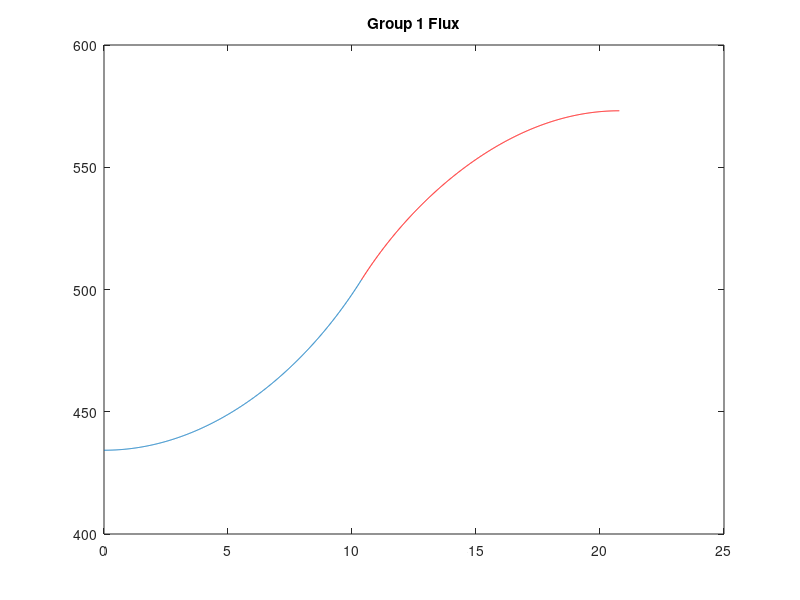
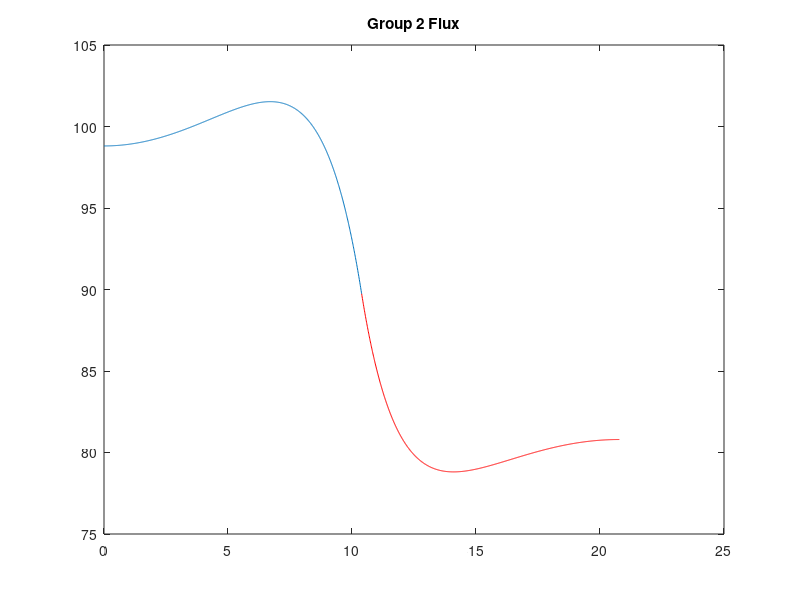

These figures' MATLAB source, in order:
% compute k-eff of two region two group problem

% load data
load mat

% Length of slabs
L1 = 10.3888;
L2 = 10.3888;

% compute removal cross sections
reg(1).sigr1 = mat(1).totxs(1) - mat(1).scattxs(1);
reg(1).sigr2 = mat(1).totxs(2) - mat(1).scattxs(4);
reg(2).sigr1 = mat(2).totxs(1) - mat(2).scattxs(1);
reg(2).sigr2 = mat(2).totxs(2) - mat(2).scattxs(4);

% extract downscatter and upscatter cross section
reg(1).sigs12 = mat(1).scattxs(2);
reg(2).sigs12 = mat(2).scattxs(2);
reg(1).sigs21 = mat(1).scattxs(3);
reg(2).sigs21 = mat(2).scattxs(3);

% extract nu-fission cross section
reg(1).nsigf1 = mat(1).nfissxs(1);
reg(1).nsigf2 = mat(1).nfissxs(3);
reg(2).nsigf1 = mat(2).nfissxs(1);
reg(2).nsigf2 = mat(2).nfissxs(3);

% extract diffusion coefficients
reg(1).D1 = mat(1).diff(1);
reg(1).D2 = mat(1).diff(2);
reg(2).D1 = mat(2).diff(1);
reg(2).D2 = mat(2).diff(2);

% set discontinuity factors
reg(1).f1 = 1.0189;
reg(1).f2 = 1.0398;
reg(2).f1 = 0.9811;
reg(2).f2 = 0.9602;
reg(1).f1 = 1.0;
reg(1).f2 = 1.0;
reg(2).f1 = 1.0;
reg(2).f2 = 1.0;

% create lambda functions
reg(1).lamb1 = @(k) -reg(1).sigr2/(2*reg(1).D2) ...
    - reg(1).sigr1/(2*reg(1).D1) ...
    + reg(1).nsigf1/(2*reg(1).D1*k) ...
    + (reg(1).sigr2^2/(4*reg(1).D2^2) ...
    - reg(1).sigr1*reg(1).sigr2/(2*reg(1).D1*reg(1).D2) ...
    + reg(1).sigs12*reg(1).sigs21/(reg(1).D1*reg(1).D2) ...
    + reg(1).nsigf1*reg(1).sigr2/(2*reg(1).D1*reg(1).D2*k) ...
    + reg(1).nsigf2*reg(1).sigs12/(reg(1).D1*reg(1).D2*k) ...
    + reg(1).sigr1^2/(4*reg(1).D1^2) ...
    - reg(1).nsigf1*reg(1).sigr1/(2*reg(1).D1^2*k) ...
    + reg(1).nsigf1^2/(4*reg(1).D1^2*k^2))^(0.5);

reg(1).lamb2 = @(k) -reg(1).sigr2/(2*reg(1).D2) ...
    - reg(1).sigr1/(2*reg(1).D1) ...
    + reg(1).nsigf1/(2*reg(1).D1*k) ...
    - (reg(1).sigr2^2/(4*reg(1).D2^2) ...
    - reg(1).sigr1*reg(1).sigr2/(2*reg(1).D1*reg(1).D2) ...
    + reg(1).sigs12*reg(1).sigs21/(reg(1).D1*reg(1).D2) ...
    + reg(1).nsigf1*reg(1).sigr2/(2*reg(1).D1*reg(1).D2*k) ...
    + reg(1).nsigf2*reg(1).sigs12/(reg(1).D1*reg(1).D2*k) ...
    + reg(1).sigr1^2/(4*reg(1).D1^2) ...
    - reg(1).nsigf1*reg(1).sigr1/(2*reg(1).D1^2*k) ...
    + reg(1).nsigf1^2/(4*reg(1).D1^2*k^2))^(0.5);

reg(2).lamb1 = @(k) -reg(2).sigr2/(2*reg(2).D2) ...
    - reg(2).sigr1/(2*reg(2).D1) ...
    + reg(2).nsigf1/(2*reg(2).D1*k) ...
    + (reg(2).sigr2^2/(4*reg(2).D2^2) ...
    - reg(2).sigr1*reg(2).sigr2/(2*reg(2).D1*reg(2).D2) ...
    + reg(2).sigs12*reg(2).sigs21/(reg(2).D1*reg(2).D2) ...
    + reg(2).nsigf1*reg(2).sigr2/(2*reg(2).D1*reg(2).D2*k) ...
    + reg(2).nsigf2*reg(2).sigs12/(reg(2).D1*reg(2).D2*k) ...
    + reg(2).sigr1^2/(4*reg(2).D1^2) ...
    - reg(2).nsigf1*reg(2).sigr1/(2*reg(2).D1^2*k) ...
    + reg(2).nsigf1^2/(4*reg(2).D1^2*k^2))^(0.5);

reg(2).lamb2 = @(k) -reg(2).sigr2/(2*reg(2).D2) ...
    - reg(2).sigr1/(2*reg(2).D1) ...
    + reg(2).nsigf1/(2*reg(2).D1*k) ...
    - (reg(2).sigr2^2/(4*reg(2).D2^2) ...
    - reg(2).sigr1*reg(2).sigr2/(2*reg(2).D1*reg(2).D2) ...
    + reg(2).sigs12*reg(2).sigs21/(reg(2).D1*reg(2).D2) ...
    + reg(2).nsigf1*reg(2).sigr2/(2*reg(2).D1*reg(2).D2*k) ...
    + reg(2).nsigf2*reg(2).sigs12/(reg(2).D1*reg(2).D2*k) ...
    + reg(2).sigr1^2/(4*reg(2).D1^2) ...
    - reg(2).nsigf1*reg(2).sigr1/(2*reg(2).D1^2*k) ...
    + reg(2).nsigf1^2/(4*reg(2).D1^2*k^2))^(0.5);

% create eigenvector matrices
reg(1).v11 = @(k) reg(1).lamb1(k) + reg(1).sigr2/reg(1).D2;
reg(1).v12 = @(k) reg(1).lamb2(k) + reg(1).sigr2/reg(1).D2;
reg(1).v21 = @(k) reg(1).sigs12/reg(1).D2;
reg(1).v22 = @(k) reg(1).sigs12/reg(1).D2;
reg(2).v11 = @(k) reg(2).lamb1(k) + reg(2).sigr2/reg(2).D2;
reg(2).v12 = @(k) reg(2).lamb2(k) + reg(2).sigr2/reg(2).D2;
reg(2).v21 = @(k) reg(2).sigs12/reg(2).D2;
reg(2).v22 = @(k) reg(2).sigs12/reg(2).D2;

% create implicit matrix on k
M  = @(k) [ [ ...
    reg(1).f1*reg(1).v11(k)*cos(sqrt(reg(1).lamb1(k))*L1), ...      % (1,1)
    reg(1).f1*reg(1).v12(k)*cosh(sqrt(-reg(1).lamb2(k))*L1), ...    % (1,2)
   -reg(2).f1*reg(2).v11(k)*cos(sqrt(reg(2).lamb1(k))*L2), ...      % (1,3)
   -reg(2).f1*reg(2).v12(k)*cosh(sqrt(-reg(2).lamb2(k))*L2)]; ...   % (1,4)
   [reg(1).f2*reg(1).v21(k)*cos(sqrt(reg(1).lamb1(k))*L1), ...      % (2,1)
    reg(1).f2*reg(1).v22(k)*cosh(sqrt(-reg(1).lamb2(k))*L1), ...    % (2,2)
   -reg(2).f2*reg(2).v21(k)*cos(sqrt(reg(2).lamb1(k))*L2), ...      % (2,3)
   -reg(2).f2*reg(2).v22(k)*cosh(sqrt(-reg(2).lamb2(k))*L2)]; ...   % (2,4)
   [reg(1).D1*reg(1).v11(k)*sqrt(reg(1).lamb1(k))*sin(sqrt(reg(1).lamb1(k))*L1), ...    % (3,1)
   -reg(1).D1*reg(1).v12(k)*sqrt(-reg(1).lamb2(k))*sinh(sqrt(-reg(1).lamb2(k))*L1), ... % (3,2)
    reg(2).D1*reg(2).v11(k)*sqrt(reg(2).lamb1(k))*sin(sqrt(reg(2).lamb1(k))*L2), ...    % (3,3)
   -reg(2).D1*reg(2).v12(k)*sqrt(-reg(2).lamb2(k))*sinh(sqrt(-reg(2).lamb2(k))*L2)];... % (3,4)
   [reg(1).D2*reg(1).v21(k)*sqrt(reg(1).lamb1(k))*sin(sqrt(reg(1).lamb1(k))*L1), ...    % (4,1)
   -reg(1).D2*reg(1).v22(k)*sqrt(-reg(1).lamb2(k))*sinh(sqrt(-reg(1).lamb2(k))*L1), ... % (4,2)
    reg(2).D2*reg(2).v21(k)*sqrt(reg(2).lamb1(k))*sin(sqrt(reg(2).lamb1(k))*L2), ...    % (4,3)
   -reg(2).D2*reg(2).v22(k)*sqrt(-reg(2).lamb2(k))*sinh(sqrt(-reg(2).lamb2(k))*L2)];... % (4,4)
   ];

% create determinant function
f = @(k) det(M(k));

% create iteration
kL = 0.1;
kU = 1.9;
kold = 1.0;
kLbase = kL;
kUbase = kU;
kountL = 0;
kountU = 0;
for i = 1:10000
    
    % evaluate function bounds
    fkU = f(kU);
    fkL = f(kL);
    
    % find root with secant method
    keff = kU - (fkU*(kU - kL))/(fkU - fkL);
    
    % evalue function of root
    fk = f(keff);
    
    % decide how to move brackets
    if fk*fkL > 0
        kL = keff;
    else
        kU = keff;
    end
    
    % check convergence errors
    err = abs(keff - kold);
    fprintf('ITER: %d  ERR: %d\n',i,err);
    if err < 1.e-8; break; end;
    kold = keff;
    
    % check to see if bound(s) are stagnant
    if (abs(kL - kLbase) < 1e-8)
        kountL = kountL + 1;
    end
    if (abs(kU - kUbase) < 1e-8)
        kountU = kountU + 1;
    end
    if (kountL > 2)
        kL = (kLbase - keff)/2;
        kLbase = kL;
        kountL = 0;
    end
    if (kountU > 2)
        kU = (kUbase - k)/2;
        kUbase = kU;
        kountU = 0;
    end
end % Modified False Position Method

% create matrix to solve for coeffs
A  = @(k) [ [ ...
    reg(1).f1*reg(1).v11(k)*cos(sqrt(reg(1).lamb1(k))*L1), ...      % (1,1)
    reg(1).f1*reg(1).v12(k)*cosh(sqrt(-reg(1).lamb2(k))*L1), ...    % (1,2)
   -reg(2).f1*reg(2).v11(k)*cos(sqrt(reg(2).lamb1(k))*L2)]; ...     % (1,3)
   [reg(1).f2*reg(1).v21(k)*cos(sqrt(reg(1).lamb1(k))*L1), ...      % (2,1)
    reg(1).f2*reg(1).v22(k)*cosh(sqrt(-reg(1).lamb2(k))*L1), ...    % (2,2)
   -reg(2).f2*reg(2).v21(k)*cos(sqrt(reg(2).lamb1(k))*L2)]; ...     % (2,3)
   [reg(1).D1*reg(1).v11(k)*sqrt(reg(1).lamb1(k))*sin(sqrt(reg(1).lamb1(k))*L1), ...    % (3,1)
   -reg(1).D1*reg(1).v12(k)*sqrt(-reg(1).lamb2(k))*sinh(sqrt(-reg(1).lamb2(k))*L1), ... % (3,2)
    reg(2).D1*reg(2).v11(k)*sqrt(reg(2).lamb1(k))*sin(sqrt(reg(2).lamb1(k))*L2)]; ...   % (3,3)
   ];

b = @(k) [ ...
    reg(2).f1*reg(2).v12(k)*cosh(sqrt(-reg(2).lamb2(k))*L2);
    reg(2).f2*reg(2).v22(k)*cosh(sqrt(-reg(2).lamb2(k))*L2);
    reg(2).D1*reg(2).v12(k)*sqrt(-reg(2).lamb2(k))*sinh(sqrt(-reg(2).lamb2(k))*L2)];

coeffs = A(keff)\b(keff);
reg(1).a = coeffs(1);
reg(1).c = coeffs(2);
reg(2).a = coeffs(3);
reg(2).c = 1;

% set up fluxes
reg(1).phi1 = @(x) reg(1).v11(keff)*reg(1).a*cos(sqrt(reg(1).lamb1(keff))*x) + ...
    reg(1).v12(keff)*reg(1).c*cosh(sqrt(-reg(1).lamb2(keff))*x);
reg(1).phi2 = @(x) reg(1).v21(keff)*reg(1).a*cos(sqrt(reg(1).lamb1(keff))*x) + ...
    reg(1).v22(keff)*reg(1).c*cosh(sqrt(-reg(1).lamb2(keff))*x);
reg(2).phi1 = @(x) reg(2).v11(keff)*reg(2).a*cos(sqrt(reg(2).lamb1(keff))*(x-L2)) + ...
    reg(2).v12(keff)*reg(2).c*cosh(sqrt(-reg(2).lamb2(keff))*(x-L2));
reg(2).phi2 = @(x) reg(2).v21(keff)*reg(2).a*cos(sqrt(reg(2).lamb1(keff))*(x-L2)) + ...
    reg(2).v22(keff)*reg(2).c*cosh(sqrt(-reg(2).lamb2(keff))*(x-L2));

% plot fluxes
x1 = linspace(0,L1,1000);
x2 = linspace(0,L2,1000);
figure(3)
hold off
plot(x1,reg(1).phi1(x1));
hold on
plot(x1+L1,reg(2).phi1(x2),'r');
title('Group 1 Flux');
figure(4)
hold off
plot(x1,reg(1).phi2(x1));
hold on
plot(x1+L1,reg(2).phi2(x2),'r');
title('Group 2 Flux');